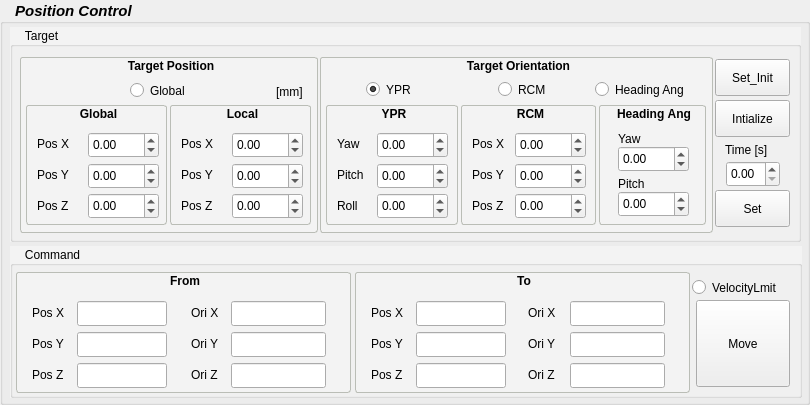
     <widget class="QGroupBox" name="PositionControl">
      <property name="geometry">
       <rect>
        <x>10</x>
        <y>10</y>
        <width>810</width>
        <height>405</height>
       </rect>
      </property>
      <property name="font">
       <font>
        <pointsize>11</pointsize>
        <weight>75</weight>
        <italic>true</italic>
        <bold>true</bold>
        <strikeout>false</strikeout>
       </font>
      </property>
      <property name="styleSheet">
       <string notr="true">QGroupBox::title { 
    background-color: transparent;
     subcontrol-position: top left; /* position at the top left*/ 
     padding:2 13px;
 }
QGroupBox#PositionControl { 
     border: 2px solid rgb(186, 189, 182); 
     border-radius: 3px; 
 } </string>
      </property>
      <property name="title">
       <string>Position Control</string>
      </property>
      <widget class="QGroupBox" name="groupBox_4">
       <property name="geometry">
        <rect>
         <x>10</x>
         <y>27</y>
         <width>791</width>
         <height>215</height>
        </rect>
       </property>
       <property name="styleSheet">
        <string notr="true">QGroupBox{
background-color : rgb(243, 243, 243)
}</string>
       </property>
       <property name="title">
        <string>Target</string>
       </property>
       <widget class="QDoubleSpinBox" name="doubleSpinBox_PosControlTime">
        <property name="geometry">
         <rect>
          <x>716</x>
          <y>134</y>
          <width>54</width>
          <height>26</height>
         </rect>
        </property>
       </widget>
       <widget class="QPushButton" name="pushButton_initialize_pos">
        <property name="geometry">
         <rect>
          <x>705</x>
          <y>73</y>
          <width>75</width>
          <height>37</height>
         </rect>
        </property>
        <property name="text">
         <string>Intialize</string>
        </property>
       </widget>
       <widget class="QLabel" name="label_EntireTime">
        <property name="geometry">
         <rect>
          <x>715</x>
          <y>114</y>
          <width>57</width>
          <height>17</height>
         </rect>
        </property>
        <property name="text">
         <string>Time [s]</string>
        </property>
       </widget>
       <widget class="QPushButton" name="pushButton_Set">
        <property name="geometry">
         <rect>
          <x>705</x>
          <y>163</y>
          <width>75</width>
          <height>37</height>
         </rect>
        </property>
        <property name="text">
         <string>Set</string>
        </property>
       </widget>
       <widget class="QGroupBox" name="groupBox_9">
        <property name="geometry">
         <rect>
          <x>310</x>
          <y>30</y>
          <width>393</width>
          <height>176</height>
         </rect>
        </property>
        <property name="font">
         <font>
          <weight>75</weight>
          <bold>true</bold>
         </font>
        </property>
        <property name="styleSheet">
         <string notr="true">QGroupBox::title { 
    background-color: transparent;
     subcontrol-position: top center; /* position at the top left*/ 
     padding:2 13px;
 }
QGroupBox { 
     border: 1.2px solid rgb(186, 189, 182); 
     border-radius: 3px; 
 } </string>
        </property>
        <property name="title">
         <string>Target Orientation</string>
        </property>
        <property name="alignment">
         <set>Qt::AlignCenter</set>
        </property>
        <widget class="QGroupBox" name="groupBox_3">
         <property name="geometry">
          <rect>
           <x>141</x>
           <y>48</y>
           <width>135</width>
           <height>120</height>
          </rect>
         </property>
         <property name="font">
          <font>
           <weight>75</weight>
           <bold>true</bold>
           <kerning>false</kerning>
          </font>
         </property>
         <property name="styleSheet">
          <string notr="true">/*QGroupBox{
border-style:outset;
border-color:black;
border-width:0.5px;
text-aligh:center
}*/
</string>
         </property>
         <property name="title">
          <string>RCM</string>
         </property>
         <property name="alignment">
          <set>Qt::AlignCenter</set>
         </property>
         <widget class="QDoubleSpinBox" name="doubleSpinBox_RCMPosZ">
          <property name="geometry">
           <rect>
            <x>54</x>
            <y>88</y>
            <width>71</width>
            <height>26</height>
           </rect>
          </property>
          <property name="minimum">
           <double>-10000.000000000000000</double>
          </property>
          <property name="maximum">
           <double>10000.000000000000000</double>
          </property>
          <property name="singleStep">
           <double>10.000000000000000</double>
          </property>
          <property name="value">
           <double>0.000000000000000</double>
          </property>
         </widget>
         <widget class="QLabel" name="label_TargetPosX_3">
          <property name="geometry">
           <rect>
            <x>11</x>
            <y>30</y>
            <width>41</width>
            <height>17</height>
           </rect>
          </property>
          <property name="text">
           <string>Pos X</string>
          </property>
         </widget>
         <widget class="QDoubleSpinBox" name="doubleSpinBox_RCMPosY">
          <property name="geometry">
           <rect>
            <x>54</x>
            <y>58</y>
            <width>71</width>
            <height>26</height>
           </rect>
          </property>
          <property name="minimum">
           <double>-10000.000000000000000</double>
          </property>
          <property name="maximum">
           <double>10000.000000000000000</double>
          </property>
          <property name="singleStep">
           <double>10.000000000000000</double>
          </property>
         </widget>
         <widget class="QLabel" name="label_TargetPosY_3">
          <property name="geometry">
           <rect>
            <x>11</x>
            <y>61</y>
            <width>41</width>
            <height>17</height>
           </rect>
          </property>
          <property name="text">
           <string>Pos Y</string>
          </property>
         </widget>
         <widget class="QLabel" name="label_TargetPosZ_3">
          <property name="geometry">
           <rect>
            <x>11</x>
            <y>92</y>
            <width>41</width>
            <height>17</height>
           </rect>
          </property>
          <property name="text">
           <string>Pos Z</string>
          </property>
         </widget>
         <widget class="QDoubleSpinBox" name="doubleSpinBox_RCMPosX">
          <property name="geometry">
           <rect>
            <x>54</x>
            <y>27</y>
            <width>71</width>
            <height>26</height>
           </rect>
          </property>
          <property name="minimum">
           <double>-10000.000000000000000</double>
          </property>
          <property name="maximum">
           <double>1000.000000000000000</double>
          </property>
          <property name="singleStep">
           <double>10.000000000000000</double>
          </property>
          <property name="value">
           <double>0.000000000000000</double>
          </property>
         </widget>
        </widget>
        <widget class="QGroupBox" name="groupBox_5">
         <property name="geometry">
          <rect>
           <x>6</x>
           <y>48</y>
           <width>132</width>
           <height>120</height>
          </rect>
         </property>
         <property name="font">
          <font>
           <weight>75</weight>
           <bold>true</bold>
           <kerning>false</kerning>
          </font>
         </property>
         <property name="styleSheet">
          <string notr="true">/*QGroupBox{
border-style:outset;
border-color:black;
border-width:0.5px;
text-aligh:center
}*/
</string>
         </property>
         <property name="title">
          <string>YPR</string>
         </property>
         <property name="alignment">
          <set>Qt::AlignCenter</set>
         </property>
         <widget class="QDoubleSpinBox" name="doubleSpinBox_TargetOriZ">
          <property name="geometry">
           <rect>
            <x>51</x>
            <y>27</y>
            <width>71</width>
            <height>26</height>
           </rect>
          </property>
          <property name="minimum">
           <double>-180.000000000000000</double>
          </property>
          <property name="maximum">
           <double>180.000000000000000</double>
          </property>
          <property name="value">
           <double>0.000000000000000</double>
          </property>
         </widget>
         <widget class="QLabel" name="label_TargetPosX_4">
          <property name="geometry">
           <rect>
            <x>11</x>
            <y>30</y>
            <width>41</width>
            <height>17</height>
           </rect>
          </property>
          <property name="text">
           <string>Yaw</string>
          </property>
         </widget>
         <widget class="QDoubleSpinBox" name="doubleSpinBox_TargetOriY">
          <property name="geometry">
           <rect>
            <x>51</x>
            <y>58</y>
            <width>71</width>
            <height>26</height>
           </rect>
          </property>
          <property name="minimum">
           <double>-180.000000000000000</double>
          </property>
          <property name="maximum">
           <double>180.000000000000000</double>
          </property>
         </widget>
         <widget class="QLabel" name="label_TargetPosY_4">
          <property name="geometry">
           <rect>
            <x>11</x>
            <y>61</y>
            <width>41</width>
            <height>17</height>
           </rect>
          </property>
          <property name="text">
           <string>Pitch</string>
          </property>
         </widget>
         <widget class="QLabel" name="label_TargetPosZ_4">
          <property name="geometry">
           <rect>
            <x>11</x>
            <y>92</y>
            <width>41</width>
            <height>17</height>
           </rect>
          </property>
          <property name="text">
           <string>Roll</string>
          </property>
         </widget>
         <widget class="QDoubleSpinBox" name="doubleSpinBox_TargetOriX">
          <property name="geometry">
           <rect>
            <x>51</x>
            <y>88</y>
            <width>71</width>
            <height>26</height>
           </rect>
          </property>
          <property name="minimum">
           <double>-180.000000000000000</double>
          </property>
          <property name="maximum">
           <double>180.000000000000000</double>
          </property>
          <property name="value">
           <double>0.000000000000000</double>
          </property>
         </widget>
        </widget>
        <widget class="QGroupBox" name="groupBox_6">
         <property name="geometry">
          <rect>
           <x>279</x>
           <y>48</y>
           <width>107</width>
           <height>120</height>
          </rect>
         </property>
         <property name="font">
          <font>
           <weight>75</weight>
           <bold>true</bold>
           <kerning>false</kerning>
          </font>
         </property>
         <property name="styleSheet">
          <string notr="true">/*QGroupBox{
border-style:outset;
border-color:black;
border-width:0.5px;
text-aligh:center
}*/
</string>
         </property>
         <property name="title">
          <string>Heading Ang</string>
         </property>
         <property name="alignment">
          <set>Qt::AlignCenter</set>
         </property>
         <widget class="QDoubleSpinBox" name="doubleSpinBox_HeadingAng_Pitch">
          <property name="geometry">
           <rect>
            <x>19</x>
            <y>86</y>
            <width>71</width>
            <height>26</height>
           </rect>
          </property>
          <property name="minimum">
           <double>-180.000000000000000</double>
          </property>
          <property name="maximum">
           <double>180.000000000000000</double>
          </property>
          <property name="value">
           <double>0.000000000000000</double>
          </property>
         </widget>
         <widget class="QLabel" name="label_TargetPosZ_6">
          <property name="geometry">
           <rect>
            <x>19</x>
            <y>25</y>
            <width>41</width>
            <height>17</height>
           </rect>
          </property>
          <property name="text">
           <string>Yaw</string>
          </property>
         </widget>
         <widget class="QLabel" name="label_TargetPosZ_5">
          <property name="geometry">
           <rect>
            <x>19</x>
            <y>70</y>
            <width>41</width>
            <height>17</height>
           </rect>
          </property>
          <property name="text">
           <string>Pitch</string>
          </property>
         </widget>
         <widget class="QDoubleSpinBox" name="doubleSpinBox_HeadingAng_Yaw">
          <property name="geometry">
           <rect>
            <x>19</x>
            <y>41</y>
            <width>71</width>
            <height>26</height>
           </rect>
          </property>
          <property name="minimum">
           <double>-180.000000000000000</double>
          </property>
          <property name="maximum">
           <double>180.000000000000000</double>
          </property>
          <property name="value">
           <double>0.000000000000000</double>
          </property>
         </widget>
        </widget>
        <widget class="QRadioButton" name="radioButton_RCMmode">
         <property name="geometry">
          <rect>
           <x>178</x>
           <y>21</y>
           <width>81</width>
           <height>23</height>
          </rect>
         </property>
         <property name="text">
          <string>RCM</string>
         </property>
        </widget>
        <widget class="QRadioButton" name="radioButton_HeadingAngmode">
         <property name="geometry">
          <rect>
           <x>275</x>
           <y>21</y>
           <width>121</width>
           <height>23</height>
          </rect>
         </property>
         <property name="text">
          <string>Heading Ang</string>
         </property>
        </widget>
        <widget class="QRadioButton" name="radioButton_YPRmode">
         <property name="geometry">
          <rect>
           <x>46</x>
           <y>21</y>
           <width>81</width>
           <height>23</height>
          </rect>
         </property>
         <property name="text">
          <string>YPR</string>
         </property>
         <property name="checked">
          <bool>true</bool>
         </property>
        </widget>
       </widget>
       <widget class="QGroupBox" name="groupBox_8">
        <property name="geometry">
         <rect>
          <x>10</x>
          <y>30</y>
          <width>298</width>
          <height>176</height>
         </rect>
        </property>
        <property name="font">
         <font>
          <weight>75</weight>
          <bold>true</bold>
         </font>
        </property>
        <property name="styleSheet">
         <string notr="true">QGroupBox::title { 
    background-color: transparent;
     subcontrol-position: top center; /* position at the top left*/ 
     padding:2 13px;
 }
QGroupBox { 
     border: 1.2px solid rgb(186, 189, 182); 
     border-radius: 3px; 
 } </string>
        </property>
        <property name="title">
         <string>Target Position</string>
        </property>
        <property name="alignment">
         <set>Qt::AlignCenter</set>
        </property>
        <widget class="QRadioButton" name="radioButton_EnableLocal">
         <property name="geometry">
          <rect>
           <x>110</x>
           <y>22</y>
           <width>81</width>
           <height>23</height>
          </rect>
         </property>
         <property name="text">
          <string>Global</string>
         </property>
        </widget>
        <widget class="QLabel" name="label_21">
         <property name="geometry">
          <rect>
           <x>256</x>
           <y>25</y>
           <width>39</width>
           <height>20</height>
          </rect>
         </property>
         <property name="text">
          <string>[mm]</string>
         </property>
        </widget>
        <widget class="QGroupBox" name="groupBox_2">
         <property name="geometry">
          <rect>
           <x>150</x>
           <y>48</y>
           <width>141</width>
           <height>120</height>
          </rect>
         </property>
         <property name="font">
          <font>
           <weight>75</weight>
           <bold>true</bold>
           <kerning>false</kerning>
          </font>
         </property>
         <property name="styleSheet">
          <string notr="true">/*QGroupBox{
border-style:outset;
border-color:black;
border-width:0.5px;
text-aligh:center
}*/
</string>
         </property>
         <property name="title">
          <string>Local</string>
         </property>
         <property name="alignment">
          <set>Qt::AlignCenter</set>
         </property>
         <widget class="QDoubleSpinBox" name="doubleSpinBox_TargetPosZ_local">
          <property name="geometry">
           <rect>
            <x>62</x>
            <y>88</y>
            <width>71</width>
            <height>26</height>
           </rect>
          </property>
          <property name="minimum">
           <double>-100.000000000000000</double>
          </property>
          <property name="maximum">
           <double>100.000000000000000</double>
          </property>
          <property name="value">
           <double>0.000000000000000</double>
          </property>
         </widget>
         <widget class="QLabel" name="label_TargetPosX_2">
          <property name="geometry">
           <rect>
            <x>11</x>
            <y>30</y>
            <width>41</width>
            <height>17</height>
           </rect>
          </property>
          <property name="text">
           <string>Pos X</string>
          </property>
         </widget>
         <widget class="QDoubleSpinBox" name="doubleSpinBox_TargetPosY_local">
          <property name="geometry">
           <rect>
            <x>62</x>
            <y>58</y>
            <width>71</width>
            <height>26</height>
           </rect>
          </property>
          <property name="minimum">
           <double>-100.000000000000000</double>
          </property>
          <property name="maximum">
           <double>100.000000000000000</double>
          </property>
         </widget>
         <widget class="QLabel" name="label_TargetPosY_2">
          <property name="geometry">
           <rect>
            <x>11</x>
            <y>61</y>
            <width>41</width>
            <height>17</height>
           </rect>
          </property>
          <property name="text">
           <string>Pos Y</string>
          </property>
         </widget>
         <widget class="QLabel" name="label_TargetPosZ_2">
          <property name="geometry">
           <rect>
            <x>11</x>
            <y>92</y>
            <width>41</width>
            <height>17</height>
           </rect>
          </property>
          <property name="text">
           <string>Pos Z</string>
          </property>
         </widget>
         <widget class="QDoubleSpinBox" name="doubleSpinBox_TargetPosX_local">
          <property name="geometry">
           <rect>
            <x>62</x>
            <y>27</y>
            <width>71</width>
            <height>26</height>
           </rect>
          </property>
          <property name="minimum">
           <double>-10000.000000000000000</double>
          </property>
          <property name="maximum">
           <double>10000.000000000000000</double>
          </property>
          <property name="singleStep">
           <double>10.000000000000000</double>
          </property>
          <property name="value">
           <double>0.000000000000000</double>
          </property>
         </widget>
        </widget>
        <widget class="QGroupBox" name="groupBox">
         <property name="geometry">
          <rect>
           <x>6</x>
           <y>48</y>
           <width>141</width>
           <height>120</height>
          </rect>
         </property>
         <property name="font">
          <font>
           <weight>75</weight>
           <bold>true</bold>
           <kerning>false</kerning>
          </font>
         </property>
         <property name="styleSheet">
          <string notr="true">/*QGroupBox{
border-style:outset;
border-color:black;
border-width:0.5px;
text-aligh:center
}*/
</string>
         </property>
         <property name="title">
          <string>Global</string>
         </property>
         <property name="alignment">
          <set>Qt::AlignCenter</set>
         </property>
         <widget class="QDoubleSpinBox" name="doubleSpinBox_TargetPosZ">
          <property name="geometry">
           <rect>
            <x>62</x>
            <y>88</y>
            <width>71</width>
            <height>26</height>
           </rect>
          </property>
          <property name="minimum">
           <double>-10000.000000000000000</double>
          </property>
          <property name="maximum">
           <double>10000.000000000000000</double>
          </property>
          <property name="singleStep">
           <double>10.000000000000000</double>
          </property>
          <property name="value">
           <double>0.000000000000000</double>
          </property>
         </widget>
         <widget class="QLabel" name="label_TargetPosX">
          <property name="geometry">
           <rect>
            <x>11</x>
            <y>30</y>
            <width>41</width>
            <height>17</height>
           </rect>
          </property>
          <property name="text">
           <string>Pos X</string>
          </property>
         </widget>
         <widget class="QDoubleSpinBox" name="doubleSpinBox_TargetPosY">
          <property name="geometry">
           <rect>
            <x>62</x>
            <y>58</y>
            <width>71</width>
            <height>26</height>
           </rect>
          </property>
          <property name="minimum">
           <double>-10000.000000000000000</double>
          </property>
          <property name="maximum">
           <double>10000.000000000000000</double>
          </property>
          <property name="singleStep">
           <double>10.000000000000000</double>
          </property>
         </widget>
         <widget class="QLabel" name="label_TargetPosY">
          <property name="geometry">
           <rect>
            <x>11</x>
            <y>61</y>
            <width>41</width>
            <height>17</height>
           </rect>
          </property>
          <property name="text">
           <string>Pos Y</string>
          </property>
         </widget>
         <widget class="QLabel" name="label_TargetPosZ">
          <property name="geometry">
           <rect>
            <x>11</x>
            <y>92</y>
            <width>41</width>
            <height>17</height>
           </rect>
          </property>
          <property name="text">
           <string>Pos Z</string>
          </property>
         </widget>
         <widget class="QDoubleSpinBox" name="doubleSpinBox_TargetPosX">
          <property name="geometry">
           <rect>
            <x>62</x>
            <y>27</y>
            <width>71</width>
            <height>26</height>
           </rect>
          </property>
          <property name="minimum">
           <double>-10000.000000000000000</double>
          </property>
          <property name="maximum">
           <double>10000.000000000000000</double>
          </property>
          <property name="singleStep">
           <double>10.000000000000000</double>
          </property>
          <property name="value">
           <double>0.000000000000000</double>
          </property>
         </widget>
        </widget>
       </widget>
       <widget class="QPushButton" name="pushButton_SetInit_pos">
        <property name="geometry">
         <rect>
          <x>705</x>
          <y>32</y>
          <width>75</width>
          <height>37</height>
         </rect>
        </property>
        <property name="text">
         <string>Set_Init</string>
        </property>
       </widget>
      </widget>
      <widget class="QGroupBox" name="Command">
       <property name="geometry">
        <rect>
         <x>10</x>
         <y>246</y>
         <width>792</width>
         <height>152</height>
        </rect>
       </property>
       <property name="styleSheet">
        <string notr="true">QGroupBox{
background-color : rgb(243, 243, 243)
}</string>
       </property>
       <property name="title">
        <string>Command</string>
       </property>
       <widget class="QGroupBox" name="From">
        <property name="geometry">
         <rect>
          <x>6</x>
          <y>26</y>
          <width>335</width>
          <height>121</height>
         </rect>
        </property>
        <property name="font">
         <font>
          <weight>75</weight>
          <bold>true</bold>
         </font>
        </property>
        <property name="styleSheet">
         <string notr="true">QGroupBox::title { 
    background-color: transparent;
     subcontrol-position: top center; /* position at the top left*/ 
     padding:2 13px;
 }
QGroupBox { 
     border: 1.2px solid rgb(186, 189, 182); 
     border-radius: 3px; 
 } </string>
        </property>
        <property name="title">
         <string>From</string>
        </property>
        <property name="alignment">
         <set>Qt::AlignCenter</set>
        </property>
        <widget class="QLabel" name="label_FromPosX">
         <property name="geometry">
          <rect>
           <x>16</x>
           <y>32</y>
           <width>67</width>
           <height>17</height>
          </rect>
         </property>
         <property name="text">
          <string>Pos X</string>
         </property>
        </widget>
        <widget class="QLabel" name="label_FromPosY">
         <property name="geometry">
          <rect>
           <x>16</x>
           <y>63</y>
           <width>67</width>
           <height>17</height>
          </rect>
         </property>
         <property name="text">
          <string>Pos Y</string>
         </property>
        </widget>
        <widget class="QLabel" name="label_FromPosZ">
         <property name="geometry">
          <rect>
           <x>16</x>
           <y>94</y>
           <width>67</width>
           <height>17</height>
          </rect>
         </property>
         <property name="text">
          <string>Pos Z</string>
         </property>
        </widget>
        <widget class="QLabel" name="label_FromOriY">
         <property name="geometry">
          <rect>
           <x>175</x>
           <y>63</y>
           <width>67</width>
           <height>17</height>
          </rect>
         </property>
         <property name="text">
          <string>Ori Y</string>
         </property>
        </widget>
        <widget class="QLabel" name="label_FromOriX">
         <property name="geometry">
          <rect>
           <x>175</x>
           <y>32</y>
           <width>67</width>
           <height>17</height>
          </rect>
         </property>
         <property name="text">
          <string>Ori X</string>
         </property>
        </widget>
        <widget class="QLabel" name="label_FromOriZ">
         <property name="geometry">
          <rect>
           <x>175</x>
           <y>94</y>
           <width>67</width>
           <height>17</height>
          </rect>
         </property>
         <property name="text">
          <string>Ori Z</string>
         </property>
        </widget>
        <widget class="QLineEdit" name="lineEdit_FromPosX">
         <property name="geometry">
          <rect>
           <x>61</x>
           <y>29</y>
           <width>90</width>
           <height>25</height>
          </rect>
         </property>
        </widget>
        <widget class="QLineEdit" name="lineEdit_FromPosY">
         <property name="geometry">
          <rect>
           <x>61</x>
           <y>60</y>
           <width>90</width>
           <height>25</height>
          </rect>
         </property>
        </widget>
        <widget class="QLineEdit" name="lineEdit_FromPosZ">
         <property name="geometry">
          <rect>
           <x>61</x>
           <y>91</y>
           <width>90</width>
           <height>25</height>
          </rect>
         </property>
        </widget>
        <widget class="QLineEdit" name="lineEdit_FromOriY">
         <property name="geometry">
          <rect>
           <x>215</x>
           <y>60</y>
           <width>95</width>
           <height>25</height>
          </rect>
         </property>
        </widget>
        <widget class="QLineEdit" name="lineEdit_FromOriZ">
         <property name="geometry">
          <rect>
           <x>215</x>
           <y>91</y>
           <width>95</width>
           <height>25</height>
          </rect>
         </property>
        </widget>
        <widget class="QLineEdit" name="lineEdit_FromOriX">
         <property name="geometry">
          <rect>
           <x>215</x>
           <y>29</y>
           <width>95</width>
           <height>25</height>
          </rect>
         </property>
        </widget>
       </widget>
       <widget class="QPushButton" name="pushButton_MovePosOrder">
        <property name="geometry">
         <rect>
          <x>686</x>
          <y>54</y>
          <width>94</width>
          <height>87</height>
         </rect>
        </property>
        <property name="text">
         <string>Move</string>
        </property>
       </widget>
       <widget class="QGroupBox" name="From_3">
        <property name="geometry">
         <rect>
          <x>345</x>
          <y>26</y>
          <width>335</width>
          <height>121</height>
         </rect>
        </property>
        <property name="font">
         <font>
          <weight>75</weight>
          <bold>true</bold>
         </font>
        </property>
        <property name="styleSheet">
         <string notr="true">QGroupBox::title { 
    background-color: transparent;
     subcontrol-position: top center; /* position at the top left*/ 
     padding:2 13px;
 }
QGroupBox { 
     border: 1.2px solid rgb(186, 189, 182); 
     border-radius: 3px; 
 } </string>
        </property>
        <property name="title">
         <string>To</string>
        </property>
        <property name="alignment">
         <set>Qt::AlignCenter</set>
        </property>
        <widget class="QLabel" name="label_ToPosX">
         <property name="geometry">
          <rect>
           <x>16</x>
           <y>32</y>
           <width>67</width>
           <height>17</height>
          </rect>
         </property>
         <property name="text">
          <string>Pos X</string>
         </property>
        </widget>
        <widget class="QLabel" name="label_ToPosY">
         <property name="geometry">
          <rect>
           <x>16</x>
           <y>63</y>
           <width>67</width>
           <height>17</height>
          </rect>
         </property>
         <property name="text">
          <string>Pos Y</string>
         </property>
        </widget>
        <widget class="QLabel" name="label_ToPosZ">
         <property name="geometry">
          <rect>
           <x>16</x>
           <y>94</y>
           <width>67</width>
           <height>17</height>
          </rect>
         </property>
         <property name="text">
          <string>Pos Z</string>
         </property>
        </widget>
        <widget class="QLineEdit" name="lineEdit_ToPosX">
         <property name="geometry">
          <rect>
           <x>61</x>
           <y>29</y>
           <width>90</width>
           <height>25</height>
          </rect>
         </property>
        </widget>
        <widget class="QLineEdit" name="lineEdit_ToPosY">
         <property name="geometry">
          <rect>
           <x>61</x>
           <y>60</y>
           <width>90</width>
           <height>25</height>
          </rect>
         </property>
        </widget>
        <widget class="QLineEdit" name="lineEdit_ToPosZ">
         <property name="geometry">
          <rect>
           <x>61</x>
           <y>91</y>
           <width>90</width>
           <height>25</height>
          </rect>
         </property>
        </widget>
        <widget class="QLineEdit" name="lineEdit_ToOriY">
         <property name="geometry">
          <rect>
           <x>215</x>
           <y>60</y>
           <width>95</width>
           <height>25</height>
          </rect>
         </property>
        </widget>
        <widget class="QLineEdit" name="lineEdit_ToOriZ">
         <property name="geometry">
          <rect>
           <x>215</x>
           <y>91</y>
           <width>95</width>
           <height>25</height>
          </rect>
         </property>
        </widget>
        <widget class="QLineEdit" name="lineEdit_ToOriX">
         <property name="geometry">
          <rect>
           <x>215</x>
           <y>29</y>
           <width>95</width>
           <height>25</height>
          </rect>
         </property>
        </widget>
        <widget class="QLabel" name="label_FromOriY_2">
         <property name="geometry">
          <rect>
           <x>173</x>
           <y>63</y>
           <width>67</width>
           <height>17</height>
          </rect>
         </property>
         <property name="text">
          <string>Ori Y</string>
         </property>
        </widget>
        <widget class="QLabel" name="label_FromOriZ_2">
         <property name="geometry">
          <rect>
           <x>173</x>
           <y>94</y>
           <width>67</width>
           <height>17</height>
          </rect>
         </property>
         <property name="text">
          <string>Ori Z</string>
         </property>
        </widget>
        <widget class="QLabel" name="label_FromOriX_2">
         <property name="geometry">
          <rect>
           <x>173</x>
           <y>32</y>
           <width>67</width>
           <height>17</height>
          </rect>
         </property>
         <property name="text">
          <string>Ori X</string>
         </property>
        </widget>
       </widget>
       <widget class="QRadioButton" name="radioButton_EnableVelocityLimit">
        <property name="geometry">
         <rect>
          <x>682</x>
          <y>30</y>
          <width>111</width>
          <height>23</height>
         </rect>
        </property>
        <property name="text">
         <string>VelocityLmit</string>
        </property>
       </widget>
      </widget>
     </widget>
